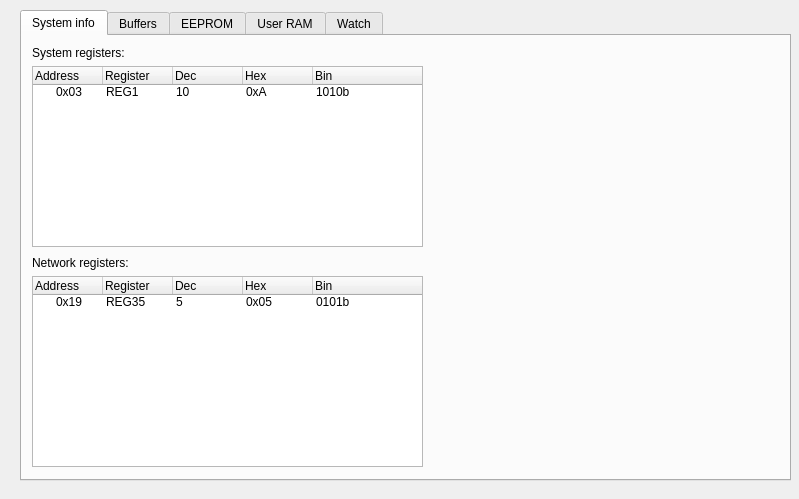
<?xml version="1.0" encoding="UTF-8"?>
<ui version="4.0">
 <class>debug_form</class>
 <widget class="QWidget" name="debug_form">
  <property name="geometry">
   <rect>
    <x>0</x>
    <y>0</y>
    <width>799</width>
    <height>499</height>
   </rect>
  </property>
  <property name="windowTitle">
   <string>Form</string>
  </property>
  <widget class="QTabWidget" name="tabWidget">
   <property name="geometry">
    <rect>
     <x>20</x>
     <y>10</y>
     <width>771</width>
     <height>471</height>
    </rect>
   </property>
   <property name="currentIndex">
    <number>0</number>
   </property>
   <widget class="QWidget" name="tab">
    <attribute name="title">
     <string>System info</string>
    </attribute>
    <widget class="QWidget" name="">
     <property name="geometry">
      <rect>
       <x>10</x>
       <y>10</y>
       <width>391</width>
       <height>201</height>
      </rect>
     </property>
     <layout class="QVBoxLayout" name="verticalLayout">
      <item>
       <widget class="QLabel" name="label">
        <property name="text">
         <string>System registers:</string>
        </property>
       </widget>
      </item>
      <item>
       <widget class="QTreeWidget" name="treeWidget">
        <attribute name="headerDefaultSectionSize">
         <number>70</number>
        </attribute>
        <attribute name="headerDefaultSectionSize">
         <number>70</number>
        </attribute>
        <column>
         <property name="text">
          <string>Address</string>
         </property>
        </column>
        <column>
         <property name="text">
          <string>Register</string>
         </property>
        </column>
        <column>
         <property name="text">
          <string>Dec</string>
         </property>
        </column>
        <column>
         <property name="text">
          <string>Hex</string>
         </property>
        </column>
        <column>
         <property name="text">
          <string>Bin</string>
         </property>
        </column>
        <item>
         <property name="text">
          <string>0x03</string>
         </property>
         <property name="text">
          <string>REG1</string>
         </property>
         <property name="text">
          <string>10</string>
         </property>
         <property name="text">
          <string>0xA</string>
         </property>
         <property name="text">
          <string>1010b</string>
         </property>
        </item>
       </widget>
      </item>
     </layout>
    </widget>
    <widget class="QWidget" name="">
     <property name="geometry">
      <rect>
       <x>10</x>
       <y>220</y>
       <width>391</width>
       <height>211</height>
      </rect>
     </property>
     <layout class="QVBoxLayout" name="verticalLayout_2">
      <item>
       <widget class="QLabel" name="label_2">
        <property name="text">
         <string>Network registers:</string>
        </property>
       </widget>
      </item>
      <item>
       <widget class="QTreeWidget" name="treeWidget_2">
        <attribute name="headerDefaultSectionSize">
         <number>70</number>
        </attribute>
        <attribute name="headerDefaultSectionSize">
         <number>70</number>
        </attribute>
        <column>
         <property name="text">
          <string>Address</string>
         </property>
        </column>
        <column>
         <property name="text">
          <string>Register</string>
         </property>
        </column>
        <column>
         <property name="text">
          <string>Dec</string>
         </property>
        </column>
        <column>
         <property name="text">
          <string>Hex</string>
         </property>
        </column>
        <column>
         <property name="text">
          <string>Bin</string>
         </property>
        </column>
        <item>
         <property name="text">
          <string>0x19</string>
         </property>
         <property name="text">
          <string>REG35</string>
         </property>
         <property name="text">
          <string>5</string>
         </property>
         <property name="text">
          <string>0x05</string>
         </property>
         <property name="text">
          <string>0101b</string>
         </property>
        </item>
       </widget>
      </item>
     </layout>
    </widget>
    <zorder>treeWidget</zorder>
    <zorder>label</zorder>
    <zorder>label_2</zorder>
    <zorder>treeWidget_3</zorder>
    <zorder>label_3</zorder>
    <zorder>lineEdit</zorder>
    <zorder>label_4</zorder>
    <zorder>treeWidget_2</zorder>
   </widget>
   <widget class="QWidget" name="tab_2">
    <attribute name="title">
     <string>Buffers</string>
    </attribute>
   </widget>
   <widget class="QWidget" name="tab_3">
    <attribute name="title">
     <string>EEPROM</string>
    </attribute>
   </widget>
   <widget class="QWidget" name="tab_4">
    <attribute name="title">
     <string>User RAM</string>
    </attribute>
   </widget>
   <widget class="QWidget" name="tab_5">
    <attribute name="title">
     <string>Watch</string>
    </attribute>
    <widget class="QWidget" name="layoutWidget">
     <property name="geometry">
      <rect>
       <x>10</x>
       <y>10</y>
       <width>251</width>
       <height>50</height>
      </rect>
     </property>
     <layout class="QVBoxLayout" name="verticalLayout_4">
      <item>
       <widget class="QLabel" name="label_4">
        <property name="text">
         <string>Add to watch:</string>
        </property>
       </widget>
      </item>
      <item>
       <widget class="QLineEdit" name="lineEdit"/>
      </item>
     </layout>
    </widget>
    <widget class="QWidget" name="layoutWidget_2">
     <property name="geometry">
      <rect>
       <x>10</x>
       <y>70</y>
       <width>251</width>
       <height>341</height>
      </rect>
     </property>
     <layout class="QVBoxLayout" name="verticalLayout_3">
      <item>
       <widget class="QLabel" name="label_3">
        <property name="text">
         <string>Watch variables:</string>
        </property>
       </widget>
      </item>
      <item>
       <widget class="QTreeWidget" name="treeWidget_3">
        <attribute name="headerDefaultSectionSize">
         <number>70</number>
        </attribute>
        <column>
         <property name="text">
          <string>Address</string>
         </property>
        </column>
        <column>
         <property name="text">
          <string>Name</string>
         </property>
        </column>
        <column>
         <property name="text">
          <string>Value</string>
         </property>
        </column>
        <item>
         <property name="text">
          <string>0x22</string>
         </property>
         <property name="text">
          <string>pomi</string>
         </property>
         <property name="text">
          <string>0x17</string>
         </property>
        </item>
       </widget>
      </item>
     </layout>
    </widget>
   </widget>
  </widget>
 </widget>
 <resources/>
 <connections/>
</ui>
